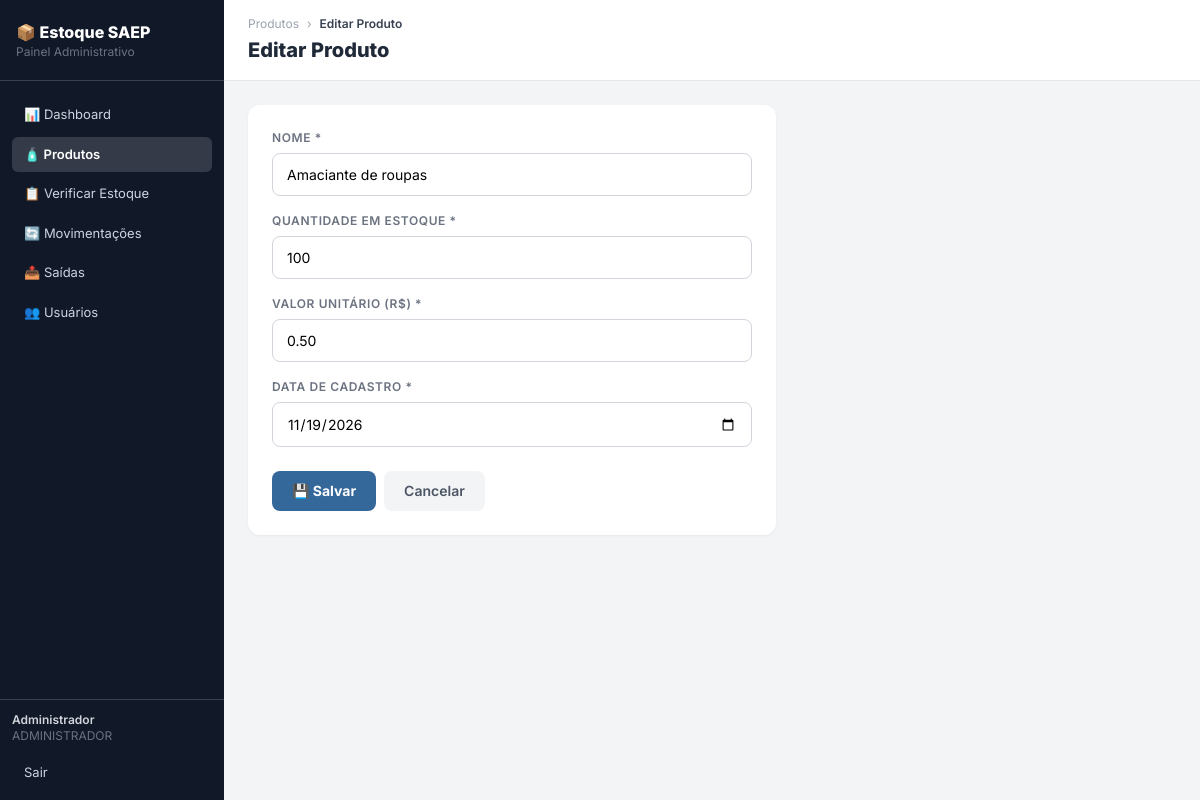
The app's page /produto_form.php?id=1 (signed in) with its own data.
### tables this page shows
CREATE TABLE produto (
    id_produto INT AUTO_INCREMENT NOT NULL PRIMARY KEY,
    nome VARCHAR(100) NOT NULL,
    quantidade_estoque INTEGER NOT NULL DEFAULT 0,
    valor_unitario NUMERIC(10,2) NOT NULL,
    data_cadastro DATE NOT NULL DEFAULT (CURRENT_DATE)
);

### produto_form.php (the view, shortened to what this page needs)
<?php
require_once __DIR__ . '/conexao.php';
$nome       = "";
$quantidade = "";
$valor      = "";
$data       = date("Y-m-d");
$id_edicao = (int) ($_GET["id"] ?? 0);
if ($id_edicao > 0) {
    $st = $pdo->prepare("SELECT * FROM produto WHERE id_produto = ?");
    $st->execute([$id_edicao]);
    $registro = $st->fetch();
    $nome = $registro["nome"];
    $quantidade = $registro["quantidade_estoque"];
    $valor = $registro["valor_unitario"];
    $data = $registro["data_cadastro"];
}
require_once __DIR__ . '/includes/menu.php';
?>
    <main class="flex-1 flex flex-col">
        <div class="bg-white border-b border-gray-200 px-6 py-4">
            <div class="flex items-center gap-2 text-xs text-gray-400 mb-1">
                <a href="produtos.php" class="hover:text-senai-blue">Produtos</a> ›
                <span class="text-gray-700 font-semibold"><?= $id_edicao > 0 ? "Editar Produto" : "Novo Produto" ?></span>
            </div>
            <h1 class="text-xl font-extrabold text-gray-800"><?= $id_edicao > 0 ? "Editar Produto" : "Novo Produto" ?></h1>
        </div>
        <div class="p-6 flex-1 max-w-xl">
            <div class="bg-white rounded-xl shadow-sm p-6">
                <form method="post">
                    <div class="mb-4">
                        <label class="form-label">Nome *</label>
                        <input type="text" name="nome" class="form-input" required maxlength="100" placeholder="Ex: Detergente" value="<?= htmlspecialchars($nome) ?>">
                    </div>
                    <div class="mb-4">
                        <label class="form-label">Quantidade em estoque *</label>
                        <input type="number" name="quantidade" class="form-input" required min="0" step="1" placeholder="Ex: 25" value="<?= htmlspecialchars($quantidade) ?>">
                    </div>
                    <div class="mb-4">
                        <label class="form-label">Valor unitário (R$) *</label>
                        <input type="number" name="valor" class="form-input" required min="0" step="0.01" placeholder="Ex: 18.90" value="<?= htmlspecialchars($valor) ?>">
                    </div>
                    <div class="mb-6">
                        <label class="form-label">Data de cadastro *</label>
                        <input type="date" name="data" class="form-input" required value="<?= htmlspecialchars($data) ?>">
                    </div>
                    <div class="flex gap-2">
                        <button type="submit" class="bg-senai-blue text-white font-bold px-5 py-2.5 rounded-lg text-sm hover:bg-senai-blue-dark transition">💾 Salvar</button>
                        <a href="produtos.php" class="bg-gray-100 text-gray-600 font-semibold px-5 py-2.5 rounded-lg text-sm hover:bg-gray-200 transition">Cancelar</a>
                    </div>
                </form>
            </div>
        </div>
    </main>
</body>
</html>

### includes/menu.php (style rules this page uses)
body { font-family: 'Inter', sans-serif; }
.form-input { width:100%; border:1px solid #d1d5db; border-radius:8px; padding:10px 14px; font-size:14px; outline:none; transition:border .15s; }
.form-label { display:block; font-size:12px; font-weight:600; color:#6b7280; margin-bottom:6px; text-transform:uppercase; letter-spacing:.05em; }

### records on screen
produto: nome "Amaciante de roupas", quantidade "100", valor "0.50", data "11/19/2026"

### other values on screen
$_SESSION['nome'] "Administrador"
$_SESSION['perfil'] "ADMINISTRADOR"
